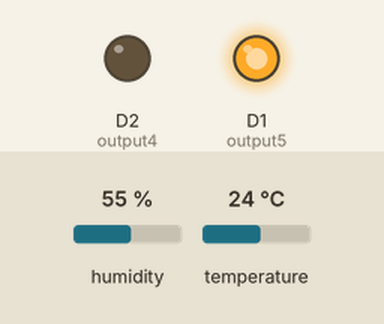
This sketch was run on a simulated ESP8266 (NodeMCU). Parts: output pins drawn as LEDs (lit = HIGH). The test bench sets the inputs (shaded band); at power-on: humidity 55 %, temperature 24 °C. WiFi joins after 1.5 s; servers stay silent unless stated; uploads are accepted with an empty reply; what the sketch prints to the serial monitor is not drawn.

Above: at 1.1 s.
At 5.6 s:
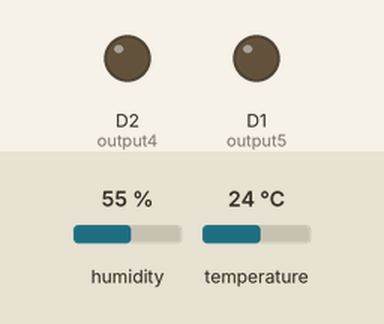
At 10.6 s:
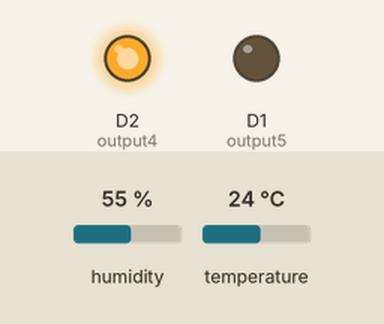
Timing chart, 0 to 12.1 s (numbered marks = the images above):
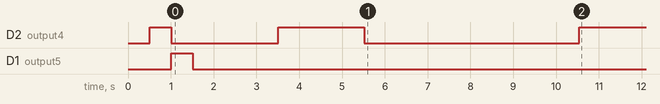

The sketch:

Send_Data_MySQL.ino
```cpp
#include <DHT.h>
#include <DHT_U.h>

// Inicializamos el sensor DHT11
DHT dht(D4, DHT11);

//si usas esp32
//#include <HTTPClient.h>
//#include <WiFi.h>

//si usas esp8266
#include <ESP8266WiFiMulti.h>
#include <ESP8266HTTPClient.h>

#include <WiFiClient.h>
WiFiClient wifiClient;
// Pines de salida
const int output5 = 5;//led rojo
const int output4 = 4;//led verde
int l = 0;

const char* ssid = "FIWI";
const char* password =  "21040411";

float temperature;
float humedity ;

float vref = 3.3;
float resolucion = vref / 1023;


void setup() {
  delay(10);
  Serial.begin(115200);
  pinMode(output5, OUTPUT);
  pinMode(output4, OUTPUT);
  // Inicia salidas en 0
  digitalWrite(output5, LOW);
  digitalWrite(output4, LOW);

  WiFi.begin(ssid, password);

  Serial.print("Conectando...");
  while (WiFi.status() != WL_CONNECTED) { //Check for the connection
    delay(500);
    Serial.print(".");

    if (l == 0) {
      digitalWrite(output5, LOW);
      digitalWrite(output4, HIGH);
      l = 1;
    } else if (l == 1) {
      digitalWrite(output5, HIGH);
      digitalWrite(output4, LOW);
      l = 0;
    }
  }
  digitalWrite(output5, LOW);
  digitalWrite(output4, LOW);
  delay(2000);
  Serial.println("Conectado con éxito, mi IP es: ");
  Serial.println(WiFi.localIP());
  digitalWrite(output4, HIGH);
  delay(2000);
  digitalWrite(output4, LOW);
  dht.begin();
}

void loop() {
  delay(5000);
  if (WiFi.status() == WL_CONNECTED) { //Check WiFi connection status

    float humedity = dht.readHumidity();
    float temperature = dht.readTemperature();

    if (isnan(humedity) || isnan(temperature)) {
      Serial.println("Error obteniendo los datos del sensor DHT11");
      digitalWrite(output5, HIGH);
      digitalWrite(output4, LOW);
      return;
    } else {
      digitalWrite(output4, HIGH);
      digitalWrite(output5, LOW);
    }

    HTTPClient http;

    String datos_a_enviar = "temperature=" + String(temperature) + "&humedity=" + String(humedity);

    http.begin(wifiClient, "http://192.168.0.104/practica1/recibe_data.php");       //Indicamos el destino-Modificar
    http.addHeader("Content-Type", "application/x-www-form-urlencoded"); //Preparamos el header text/plain si solo vamos a enviar texto plano sin un paradigma llave:valor.

    int codigo_respuesta = http.POST(datos_a_enviar);   //Enviamos el post pasándole, los datos que queremos enviar. (esta función nos devuelve un código que guardamos en un int)

    if (codigo_respuesta > 0) {
      Serial.println("Código HTTP --> " + String(codigo_respuesta));   //Print return code

      if (codigo_respuesta == 200) {
        String cuerpo_respuesta = http.getString();
        Serial.println("El servidor respondió (^_^) (^_^) (^_^) (^_^) ");
        Serial.println(cuerpo_respuesta);

      }

    } else {

      Serial.print("Error enviando POST, código: ");
      Serial.println(codigo_respuesta);

    }

    http.end();  //libero recursos

  } else {

    Serial.println("Error en la conexión WIFI");

  }

  //delay(10000);
}
```

Measured:
- by itself, D2 (output4): HIGH → LOW at 1.0 s, → HIGH 2.5 s later, → LOW 2.0 s later, → HIGH 5.0 s later
